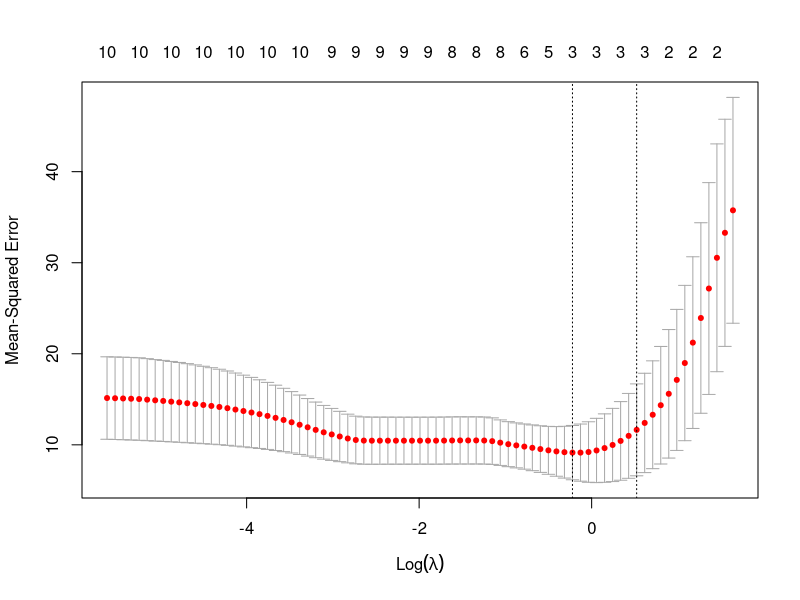

Write the R code that produced this figure.
## ---- chunk 1
knitr::opts_chunk$set(echo = FALSE)

library(glmnet)
## ---- chunk 2
x <- model.matrix(mpg ~ ., mtcars)[, -1]
y <- mtcars$mpg

model <- cv.glmnet(x, y, alpha = 1)
plot(model)
## ---- chunk 3
best_lambda <- model$lambda.min

grid <- 10^seq(10, -2, length = 100)

out <- glmnet(x, y, alpha = 1, lambda = grid)

coefficients <- predict(out, type = "coefficients", s = best_lambda)
coefficients
## ---- chunk 4
cor(mtcars[, -1])
